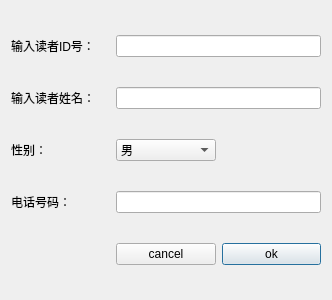
<?xml version="1.0" encoding="UTF-8"?>
<ui version="4.0">
 <class>addReaderDialog</class>
 <widget class="QDialog" name="addReaderDialog">
  <property name="geometry">
   <rect>
    <x>0</x>
    <y>0</y>
    <width>332</width>
    <height>300</height>
   </rect>
  </property>
  <property name="windowTitle">
   <string>Dialog</string>
  </property>
  <layout class="QGridLayout" name="gridLayout">
   <item row="0" column="0">
    <widget class="QLabel" name="label">
     <property name="text">
      <string>输入读者ID号：</string>
     </property>
    </widget>
   </item>
   <item row="0" column="1" colspan="2">
    <widget class="QLineEdit" name="IDLineEdit"/>
   </item>
   <item row="1" column="0">
    <widget class="QLabel" name="label_2">
     <property name="text">
      <string>输入读者姓名：</string>
     </property>
    </widget>
   </item>
   <item row="1" column="1" colspan="2">
    <widget class="QLineEdit" name="readerNameLineEdit"/>
   </item>
   <item row="2" column="0">
    <widget class="QLabel" name="label_3">
     <property name="text">
      <string>性别：</string>
     </property>
    </widget>
   </item>
   <item row="3" column="0">
    <widget class="QLabel" name="label_4">
     <property name="text">
      <string>电话号码：</string>
     </property>
    </widget>
   </item>
   <item row="3" column="1" colspan="2">
    <widget class="QLineEdit" name="telLineEdit"/>
   </item>
   <item row="4" column="0">
    <widget class="QLabel" name="messageLabel">
     <property name="text">
      <string/>
     </property>
    </widget>
   </item>
   <item row="4" column="1">
    <widget class="QPushButton" name="cancelButton">
     <property name="text">
      <string>cancel</string>
     </property>
    </widget>
   </item>
   <item row="4" column="2">
    <widget class="QPushButton" name="okButton">
     <property name="text">
      <string>ok</string>
     </property>
     <property name="default">
      <bool>true</bool>
     </property>
    </widget>
   </item>
   <item row="2" column="1">
    <widget class="QComboBox" name="comboBox">
     <item>
      <property name="text">
       <string>男</string>
      </property>
     </item>
     <item>
      <property name="text">
       <string>女</string>
      </property>
     </item>
     <item>
      <property name="text">
       <string>其他</string>
      </property>
     </item>
    </widget>
   </item>
  </layout>
 </widget>
 <tabstops>
  <tabstop>IDLineEdit</tabstop>
  <tabstop>readerNameLineEdit</tabstop>
  <tabstop>comboBox</tabstop>
  <tabstop>telLineEdit</tabstop>
  <tabstop>okButton</tabstop>
  <tabstop>cancelButton</tabstop>
 </tabstops>
 <resources/>
 <connections>
  <connection>
   <sender>cancelButton</sender>
   <signal>clicked()</signal>
   <receiver>addReaderDialog</receiver>
   <slot>reject()</slot>
   <hints>
    <hint type="sourcelabel">
     <x>169</x>
     <y>256</y>
    </hint>
    <hint type="destinationlabel">
     <x>165</x>
     <y>149</y>
    </hint>
   </hints>
  </connection>
  <connection>
   <sender>okButton</sender>
   <signal>clicked()</signal>
   <receiver>addReaderDialog</receiver>
   <slot>accept()</slot>
   <hints>
    <hint type="sourcelabel">
     <x>273</x>
     <y>256</y>
    </hint>
    <hint type="destinationlabel">
     <x>165</x>
     <y>149</y>
    </hint>
   </hints>
  </connection>
 </connections>
</ui>
